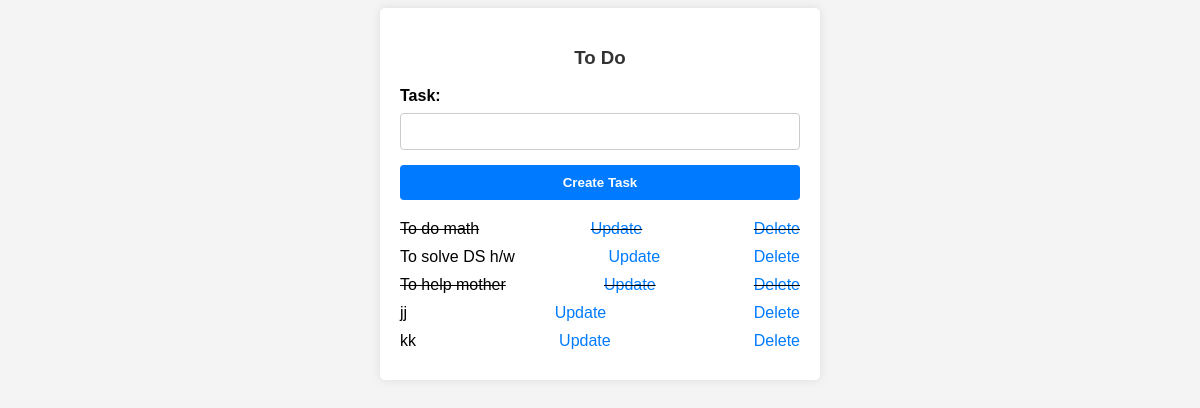
The app's page /, older data.
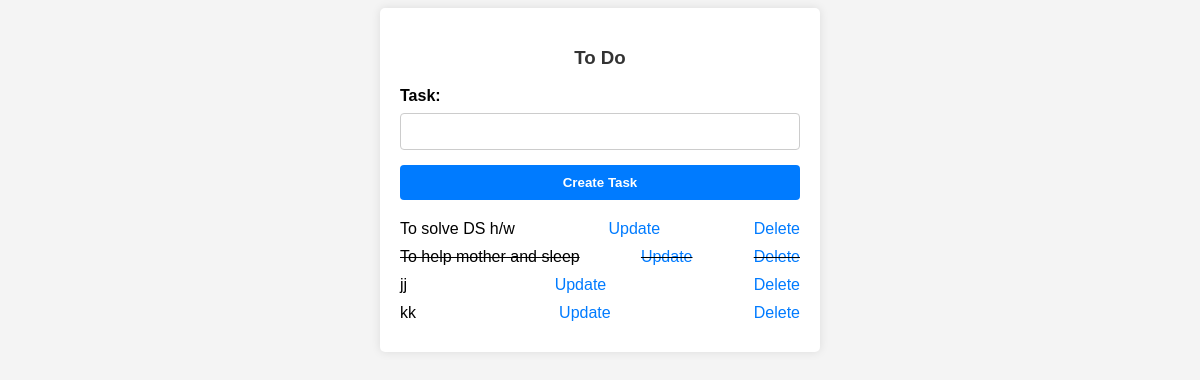
The same page, newer data.
### tasks/models.py (models this page shows)
class Task(models.Model):
    title = models.CharField(max_length=200)
    complete = models.BooleanField(default = False)
    created = models.DateTimeField(auto_now_add=True)
    def __str__(self):
        return self.title

### tasks/views.py (the view)
# urls.py: path("", views.index, name="list"),
def index(request):
    tasks = Task.objects.all()
    form = TaskForm()
    if request.method == "POST":
        form = TaskForm(request.POST)
        if form.is_valid():
            form.save()
        return redirect("/")
    context = {'tasks': tasks, 'form': form}
    return render(request, 'tasks/list.html', context)

### tasks/forms.py
class TaskForm(forms.ModelForm):
    class Meta:
        model = Task
        fields = '__all__'

### tasks/templates/tasks/list.html (shortened to what this page needs)
<!DOCTYPE html>
<html lang="en">
<head>
</head>
<body>
    <div class="container">
        <h3>To Do</h3>
        <form method="POST" action="/">
            <label for="title">Task:</label>
            <input type="text" name="title" id="title" required>
            <input type="submit" value="Create Task">
        </form>
        <div class="task-list">
            {% for task in tasks %}
            <div class="task {% if task.complete %}complete{% endif %}">
                <span>{{ task }}</span>
                <a href="{% url 'update_task' task.id %}">Update</a>
                <a href="{% url 'delete_task' task.id %}">Delete</a>
            </div>
            {% endfor %}
        </div>
    </div>
</body>
</html>

### tasks/templates/tasks/list.html (style rules this page uses)
body { font-family: Arial, sans-serif; background-color: #f4f4f4; }
.container { max-width: 400px; margin: 0 auto; padding: 20px; background-color: #fff; border-radius: 5px; box-shadow: 0px 0px 10px rgba(0, 0, 0, 0.1); }
h3 { text-align: center; color: #333; }
form { display: flex; flex-direction: column; }
label { margin-bottom: 8px; font-weight: bold; }
input[type="text"] { padding: 10px; margin-bottom: 15px; border: 1px solid #ccc; border-radius: 4px; }
input[type="submit"] { background-color: #007BFF; color: #fff; padding: 10px 15px; border: none; border-radius: 4px; cursor: pointer; font-weight: bold; transition: background-color 0.3s ease; }
.task-list { margin-top: 20px; }
.task { display: flex; justify-content: space-between; align-items: center; margin-bottom: 10px; }
.task a { text-decoration: none; color: #007BFF; margin-left: 10px; }
.task.complete { text-decoration: line-through; }

Row changes from the older to the newer data that the page shows:
removed Task: title "To do math", complete True (drawn)
changed Task: title "To help mother" → "To help mother and sleep"
